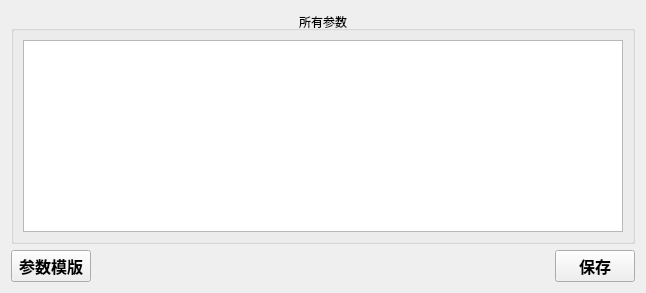
      <widget class="QWidget" name="tab_new_para">
       <attribute name="title">
        <string>添加参数</string>
       </attribute>
       <layout class="QGridLayout" name="gridLayout_4">
        <item row="0" column="0">
         <widget class="QGroupBox" name="groupBox_AllPara">
          <property name="title">
           <string>所有参数</string>
          </property>
          <property name="alignment">
           <set>Qt::AlignCenter</set>
          </property>
          <layout class="QGridLayout" name="gridLayout_3">
           <item row="0" column="0">
            <widget class="QTableWidget" name="table_tianjiacanshu">
             <property name="font">
              <font>
               <pointsize>13</pointsize>
               <weight>75</weight>
               <bold>true</bold>
              </font>
             </property>
            </widget>
           </item>
          </layout>
         </widget>
        </item>
        <item row="1" column="0">
         <layout class="QHBoxLayout" name="horizontalLayout_34">
          <item>
           <widget class="QPushButton" name="pb_ChooseNewTem">
            <property name="minimumSize">
             <size>
              <width>0</width>
              <height>30</height>
             </size>
            </property>
            <property name="font">
             <font>
              <pointsize>12</pointsize>
              <weight>75</weight>
              <bold>true</bold>
             </font>
            </property>
            <property name="text">
             <string>参数模版</string>
            </property>
           </widget>
          </item>
          <item>
           <spacer name="horizontalSpacer_3">
            <property name="orientation">
             <enum>Qt::Horizontal</enum>
            </property>
            <property name="sizeHint" stdset="0">
             <size>
              <width>458</width>
              <height>20</height>
             </size>
            </property>
           </spacer>
          </item>
          <item>
           <widget class="QPushButton" name="T_PB_SavePara">
            <property name="minimumSize">
             <size>
              <width>0</width>
              <height>30</height>
             </size>
            </property>
            <property name="font">
             <font>
              <pointsize>12</pointsize>
              <weight>75</weight>
              <bold>true</bold>
             </font>
            </property>
            <property name="styleSheet">
             <string notr="true"/>
            </property>
            <property name="text">
             <string>保存</string>
            </property>
           </widget>
          </item>
         </layout>
        </item>
       </layout>
      </widget>
